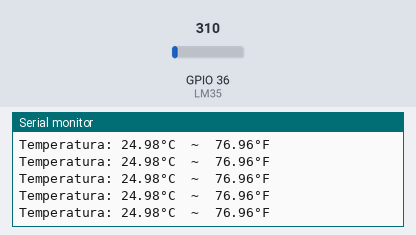
A sketch run on a simulated ESP32-S3. Shown: the last lines printed to the serial monitor. The inputs (shaded band) are chosen by the test bench; at power-on: GPIO 36 (LM35) = 310.

Above: at 3.5 s.
3.6 s: GPIO 36 (LM35) set to 433
At 4.7 s:
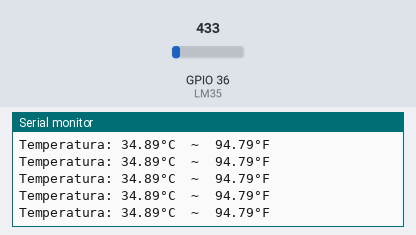
6.6 s: GPIO 36 (LM35) set to 487
At 7.2 s:
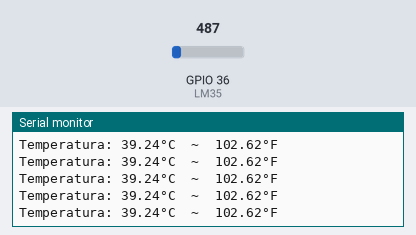
Timing chart, 0 to 9.6 s (numbered marks = the images above; inputs shaded):
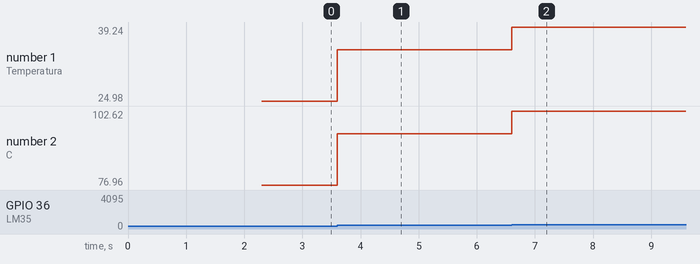

Measured:
- after the input at 3.6 s, the serial monitor: prints a new line at once (image 1)
- after the input at 6.6 s, the serial monitor: prints a new line at once (image 2)
- plotted number 1: 24.98 → 34.89 after the input at 3.6 s, 34.89 → 39.24 after the input at 6.6 s
- plotted number 2: 76.96 → 94.79 after the input at 3.6 s, 94.79 → 102.62 after the input at 6.6 s

The sketch:

Clase_N_3_Bynk_2_LM35.ino
```cpp
/**************************************************** ************
   Blynk es una plataforma con aplicaciones iOS y Android para controlar
   ESP32, Arduino, Raspberry Pi y similares a través de Internet.
   Puede crear fácilmente interfaces móviles y web para cualquier
   proyectos simplemente arrastrando y soltando widgets.

     Descargas, documentos, tutoriales: https://www.blynk.io
     Generador de bocetos: https://examples.blynk.cc
     Comunidad Blynk: https://community.blynk.cc
     Síguenos: https://www.fb.com/blynkapp
                                 https://twitter.com/blynk_app

   La biblioteca Blynk tiene licencia MIT
  **************************************************** ***********
   Implementos Blynk.Edgent:
   - Blynk.Inject - Aprovisionamiento dinámico de credenciales WiFi
   - Blynk.Air - Actualizaciones de firmware por aire
   - Indicación del estado del dispositivo mediante un LED físico
   - Restablecimiento de credenciales usando un botón físico
  **************************************************** ***********/

/* Complete la información de su Plantilla Blynk aquí */
/* Leer más: https://bit.ly/BlynkInject */
#define BLYNK_TEMPLATE_ID "TMPL2iPdKkTTO"
#define BLYNK_TEMPLATE_NAME "Lectura Analogica"


#define BLYNK_FIRMWARE_VERSION        "0.1.0"

#define BLYNK_PRINT Serial
//#define BLYNK_DEBUG

#define APP_DEBUG

// Descomente su tablero, o configure un tablero personalizado en Settings.h
//#define USE_ESP32_DEV_MODULE
//#define USE_ESP32C3_DEV_MODULE
//#define USE_ESP32S2_DEV_KIT
//#define USE_WROVER_BOARD
//#define USE_TTGO_T7
//#define USE_TTGO_T_OI

#include "BlynkEdgent.h"

#define ADC_VREF_mV    3300.0 // en milivoltios
#define ADC_RESOLUCION 4096.0 // Pines de entrada analógica = 12 bits = rango de lectura 0-4095.
#define LM35       36 // El pin GIOP36 (ADC0) del ESP32 está conectado al LM35
int ValorAnalogico = 0;
float milliVolt;
float TempC;
float TempF;
BlynkTimer timer;

void myTimer(){
// Esta función describe lo que sucederá con cada tic del temporizador
  Blynk.virtualWrite(V0, TempC);
  Blynk.virtualWrite(V1, TempF);
}

void setup(){
// Se inicializa la comunicación serial a una velocidad de 115200 baudios
  Serial.begin(115200);
  BlynkEdgent.begin();
  timer.setInterval(1000L, myTimer);

  pinMode(LM35,INPUT); // Se declara como salida
  delay(500);
}

void loop() {

// Se lee el valor ADC del sensor de temperatura
  ValorAnalogico = analogRead(LM35);

  // Se convierte el valor ADC a voltaje en milivoltios
  milliVolt = ValorAnalogico * (ADC_VREF_mV / ADC_RESOLUCION);

  // Se convierte el voltaje a temperatura en grados Celsius
  TempC = milliVolt / 10;

  // Se convierte la temperatura a grados Fahrenheit
  TempF = TempC * 9 / 5 + 32;

  // Se imprimen los valores de temperatura en el Monitor Serie
  Serial.print("Temperatura: ");
  Serial.print(TempC);   // Se imprime la temperatura en grados Celsius
  Serial.print("°C");
  Serial.print("  ~  "); // Separador entre grados Celsius y Fahrenheit
  Serial.print(TempF);   // Se imprime la temperatura en grados Fahrenheit
  Serial.println("°F");

  BlynkEdgent.run();
  timer.run();// runs BlynkTimer
}
```
